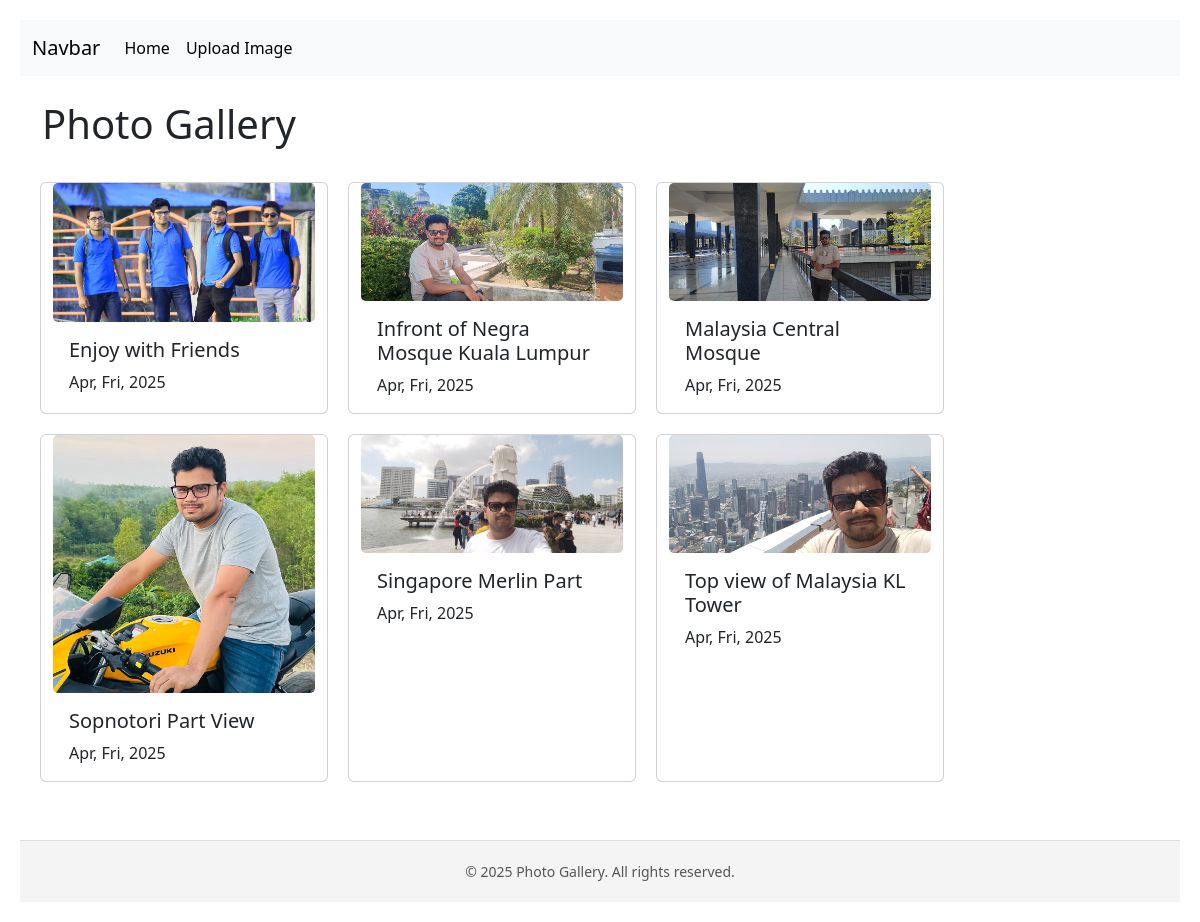
The page / on the database its author committed.
### tables this page shows
CREATE TABLE `images` (
  `id` int(11) NOT NULL,
  `title` varchar(200) DEFAULT NULL,
  `description` text DEFAULT NULL,
  `filename` varchar(200) DEFAULT NULL,
  `upload_date` timestamp NOT NULL DEFAULT current_timestamp()
);

### index.php (the view)
<?php
include 'includes/header.php';
$sql = "SELECT * FROM images ORDER BY upload_date DESC";
$stmt = $pdo->query($sql);
$images = $stmt->fetchAll();
?>
<div class="my-4">
    <h1>Photo Gallery</h1>
</div>
<div class="row">
    <?php
    if (count($images) > 0) {
        foreach ($images as $image) {
    ?>
            <div class="card" style="width: 18rem; margin: 10px;">
                <img src="assets/images/<?php echo $image['filename'] ?>" class="card-img" alt="...">
                <div class="card-body">
                    <h5 class="card-title"><?php echo $image['title'] ?></h5>
                    <p class="card-text">
                        <?php echo date('M, D, Y', strtotime($image['upload_date'])) ?>
                    </p>
                </div>
            </div>
        <?php
        }
    } else { ?>
        <div class="alert alert-info" role="alert">
            No images found.
        </div>
    <?php } ?>
</div>
<?php
include 'includes/footer.php';
?>

### includes/header.php (shortened to what this page needs)
<!DOCTYPE html>
<html lang="en">
<head>
    <link href="https://cdn.jsdelivr.net/npm/bootstrap@5.3.5/dist/css/bootstrap.min.css" rel="stylesheet">
</head>
<body style="margin: 20px;">
    <nav class="navbar navbar-expand-lg bg-body-tertiary">
        <div class="container-fluid">
            <a class="navbar-brand" href="#">Navbar</a>
            <div class="collapse navbar-collapse" id="navbarNav">
                <ul class="navbar-nav">
                    <li class="nav-item">
                        <a class="nav-link active" aria-current="page" href="index.php">Home</a>
                    </li>
                    <li class="nav-item">
                        <a class="nav-link active" href="upload.php">Upload Image</a>
                    </li>
                </ul>
            </div>
        </div>
    </nav>
    <div class="container">

### includes/footer.php (shortened to what this page needs)
</div>
<br> <br>
<footer style="background-color: #f4f4f4;
        padding: 20px;
        text-align: center;
        font-size: 14px;
        color: #555;
        border-top: 1px solid #ddd">
    &copy; 2025 Photo Gallery. All rights reserved.
</footer>
</body>
</html>

### rows shown on the page
images: filename (picture), title "Enjoy with Friends", upload_date "Apr, Fri, 2025"
images: filename (picture), title "Infront of Negra Mosque Kuala Lumpur", upload_date "Apr, Fri, 2025"
images: filename (picture), title "Malaysia Central Mosque", upload_date "Apr, Fri, 2025"
images: filename (picture), title "Sopnotori Part View", upload_date "Apr, Fri, 2025"
images: filename (picture), title "Singapore Merlin Part", upload_date "Apr, Fri, 2025"
images: filename (picture), title "Top view of Malaysia KL Tower", upload_date "Apr, Fri, 2025"
